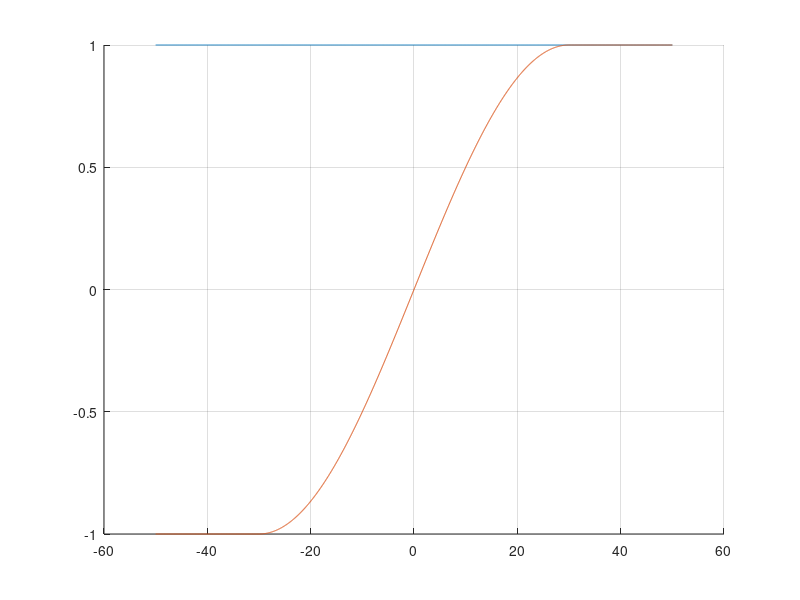

The MATLAB source for this figure:

clear;
figure(1);
hold on; grid on;

e=linspace(-50,50,2001);
e0=30;
k_e_dir=0*6*1/15;
% k_e_t=6/140;

Jep = (1./(1+exp(-k_e_dir*(e-e0))));
Jem = (1./(1+exp(k_e_dir*(e+e0))));
Jdir= Jep+Jem;

% Je = (2./(1+exp(-k_e_t*(e)))-1);
for i = 1:length(e)
    if abs(e(i))<e0
        e_e0 = sin(e(i)/e0*pi/2);
    else
        e_e0 = 1*sign(e(i));
    end
    Je(i)=e_e0;
%     Je(i) = Jep(i)-Jem(i)+(1-Jdir(i)).*e_e0;
end
% Je = (Jep-Jem)+(1-Jdir).*(e/(e0));

% k_e_Gam=2;
% e_d=e;
% e_d_co=30;
% JGam = 1./(1+exp(-k_e_Gam*(e_d-e_d_co))) + 1./(1+exp(k_e_Gam*(e_d+e_d_co)));
% plot(e_d,JGam)

% subplot(2,1,1); hold on; grid on;
% plot(e,Jep+Jem)
% 
% subplot(2,1,2); hold on; grid on;
% plot(e,-pi/4-((Jep+Jem)*pi/2+(1-(Jep+Jem))*pi/4))

plot(e,Jdir)
plot(e,Je)
% plot(e,Je.^2)


%%
clear;
N=50000;
r=rand(N,1);
for i=1:N
    atan_tic=tic;
    atan(r(i));
    atan_rec(i)=toc(atan_tic);
    exp_tic=tic;
    exp(r(i));
    exp_rec(i)=toc(exp_tic);
end

% plot(1:N,atan_rec,1:N,exp_rec)
mean(atan_rec)
mean(exp_rec)
    
